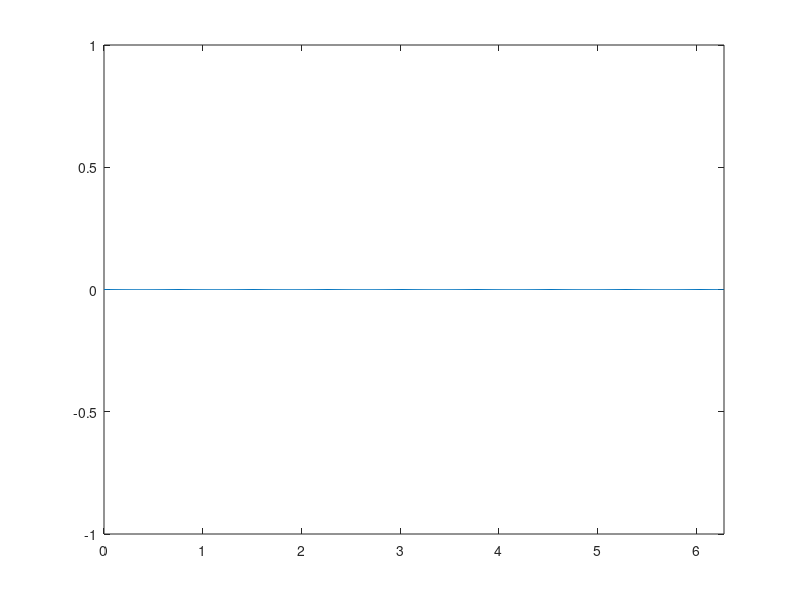

The MATLAB script that drew this image:
clear plot

phi1  = 0 : .01 : 2*pi();
ii_max = 200;

figure(1)

xlabel('\phi1')
ylabel('magnitude')


for ii = 1 : ii_max + 1
   Phi = ((ii - 1)/ii_max) * 2 * pi();
   y = -cos(phi1) * sin(Phi);
   pause(0.05)
   plot(phi1,y)
   axis([0 2*pi() -1 1])
%    hold on
end


% hold off
